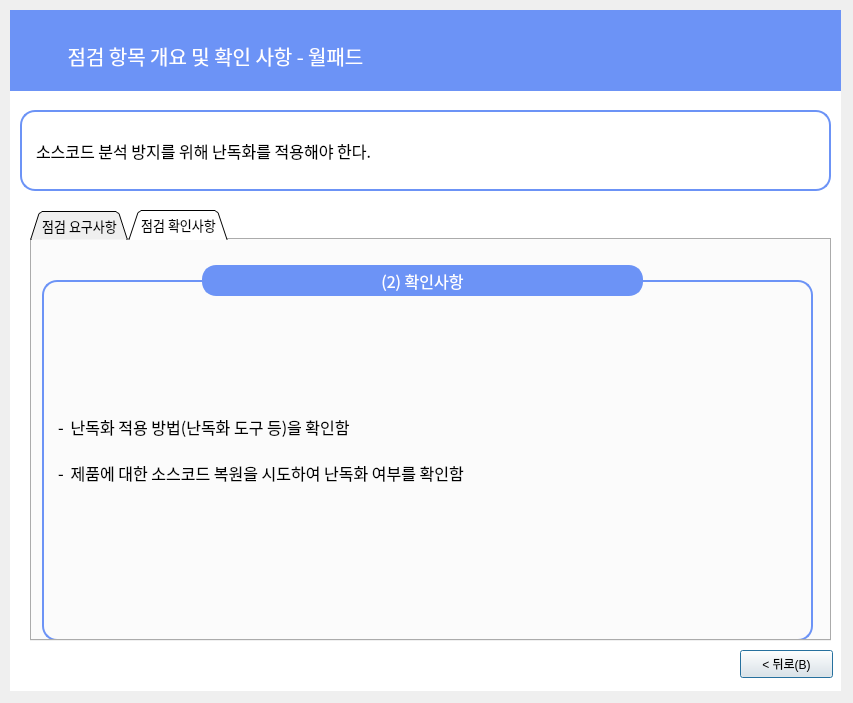
<?xml version="1.0" encoding="UTF-8"?>
<ui version="4.0">
 <class>Dialog</class>
 <widget class="QDialog" name="Dialog">
  <property name="geometry">
   <rect>
    <x>0</x>
    <y>0</y>
    <width>853</width>
    <height>703</height>
   </rect>
  </property>
  <property name="windowTitle">
   <string>Dialog</string>
  </property>
  <widget class="QLabel" name="label_6">
   <property name="geometry">
    <rect>
     <x>10</x>
     <y>10</y>
     <width>831</width>
     <height>681</height>
    </rect>
   </property>
   <property name="font">
    <font>
     <family>Gmarket Sans TTF</family>
     <pointsize>16</pointsize>
     <weight>50</weight>
     <bold>false</bold>
     <kerning>true</kerning>
    </font>
   </property>
   <property name="autoFillBackground">
    <bool>false</bool>
   </property>
   <property name="styleSheet">
    <string notr="true">background-color: rgb(255,255,255);
border-color: rgb(0, 0, 0);</string>
   </property>
   <property name="text">
    <string/>
   </property>
   <property name="scaledContents">
    <bool>false</bool>
   </property>
   <property name="alignment">
    <set>Qt::AlignCenter</set>
   </property>
  </widget>
  <widget class="QLabel" name="label_7">
   <property name="geometry">
    <rect>
     <x>10</x>
     <y>10</y>
     <width>831</width>
     <height>81</height>
    </rect>
   </property>
   <property name="font">
    <font>
     <family>Gmarket Sans TTF</family>
     <pointsize>11</pointsize>
     <weight>50</weight>
     <bold>false</bold>
     <kerning>true</kerning>
    </font>
   </property>
   <property name="autoFillBackground">
    <bool>false</bool>
   </property>
   <property name="styleSheet">
    <string notr="true">background-color: rgb(108, 147, 246);
border-color: rgb(0, 0, 0);</string>
   </property>
   <property name="text">
    <string/>
   </property>
   <property name="scaledContents">
    <bool>false</bool>
   </property>
  </widget>
  <widget class="QLabel" name="label_8">
   <property name="geometry">
    <rect>
     <x>10</x>
     <y>30</y>
     <width>411</width>
     <height>51</height>
    </rect>
   </property>
   <property name="font">
    <font>
     <family>AppleSDGothicNeoM00</family>
     <pointsize>15</pointsize>
    </font>
   </property>
   <property name="styleSheet">
    <string notr="true">color : rgb(255, 255, 255)</string>
   </property>
   <property name="text">
    <string>점검 항목 개요 및 확인 사항 - 월패드</string>
   </property>
   <property name="alignment">
    <set>Qt::AlignCenter</set>
   </property>
  </widget>
  <widget class="QLabel" name="label_9">
   <property name="geometry">
    <rect>
     <x>20</x>
     <y>110</y>
     <width>811</width>
     <height>81</height>
    </rect>
   </property>
   <property name="font">
    <font>
     <family>AppleSDGothicNeoM00</family>
     <pointsize>12</pointsize>
     <weight>50</weight>
     <bold>false</bold>
     <kerning>true</kerning>
    </font>
   </property>
   <property name="autoFillBackground">
    <bool>false</bool>
   </property>
   <property name="styleSheet">
    <string notr="true">background-color : rgb(255, 255, 255);
padding-left:10px;
border: 2px solid rgb(108, 147, 246);
border-radius:15px</string>
   </property>
   <property name="text">
    <string>소스코드 분석 방지를 위해 난독화를 적용해야 한다.</string>
   </property>
   <property name="scaledContents">
    <bool>false</bool>
   </property>
  </widget>
  <widget class="QPushButton" name="pushButton_4">
   <property name="geometry">
    <rect>
     <x>740</x>
     <y>650</y>
     <width>93</width>
     <height>28</height>
    </rect>
   </property>
   <property name="text">
    <string>&lt; 뒤로(B)</string>
   </property>
  </widget>
  <widget class="QTabWidget" name="tabWidget">
   <property name="geometry">
    <rect>
     <x>30</x>
     <y>210</y>
     <width>801</width>
     <height>431</height>
    </rect>
   </property>
   <property name="font">
    <font>
     <family>AppleSDGothicNeoM00</family>
     <pointsize>10</pointsize>
    </font>
   </property>
   <property name="contextMenuPolicy">
    <enum>Qt::DefaultContextMenu</enum>
   </property>
   <property name="styleSheet">
    <string notr="true"/>
   </property>
   <property name="tabShape">
    <enum>QTabWidget::Triangular</enum>
   </property>
   <property name="currentIndex">
    <number>1</number>
   </property>
   <property name="elideMode">
    <enum>Qt::ElideNone</enum>
   </property>
   <property name="tabBarAutoHide">
    <bool>false</bool>
   </property>
   <widget class="QWidget" name="tab">
    <attribute name="title">
     <string>점검 요구사항</string>
    </attribute>
    <widget class="QLabel" name="label_21">
     <property name="geometry">
      <rect>
       <x>10</x>
       <y>40</y>
       <width>771</width>
       <height>361</height>
      </rect>
     </property>
     <property name="font">
      <font>
       <family>AppleSDGothicNeoM00</family>
       <pointsize>12</pointsize>
      </font>
     </property>
     <property name="styleSheet">
      <string notr="true">

border: 2px solid rgb(108, 147, 246);
border-radius:15px;
padding-left:10px</string>
     </property>
     <property name="text">
      <string>- ‌ 해당 요구사항은 주로 소스코드 복원이 용이한 JAVA(및 Android JAVA)로 개발된 제품에
    적용될 수 있음

- ‌ 공개된 역공학 도구를 통해 중요 로직이나 키 정보 등을 추출할 수 있으므로 적절한 수준의
    보호방법을 적용해야 함

- ‌ 소스 코드 난독화 도구(또는 컴파일러 옵션을 활용한 난독화)를 적용하여 메모리 보호 기법을
    적용해야 함

- ‌ 패키지 구성 요소 중 중요 정보를 선별하여 난독화를 해야 함

- ‌ 펌웨어의 경우, 필수적으로 난독화 적용이 어려울 경우 선택적으로 난독화 적용을 권고함</string>
     </property>
    </widget>
    <widget class="QLabel" name="label_3">
     <property name="geometry">
      <rect>
       <x>160</x>
       <y>0</y>
       <width>461</width>
       <height>81</height>
      </rect>
     </property>
     <property name="font">
      <font>
       <family>AppleSDGothicNeoM00</family>
       <pointsize>12</pointsize>
      </font>
     </property>
     <property name="styleSheet">
      <string notr="true">background-color : rgb(108, 147, 246);
color : rgb(255, 255, 255);
border: 2px solid rgb(108, 147, 246);
margin-left:10px;
margin-right:10px;
margin-top:25px;
margin-bottom:25px;
border-radius:14px
</string>
     </property>
     <property name="text">
      <string>(1) 요구사항</string>
     </property>
     <property name="alignment">
      <set>Qt::AlignCenter</set>
     </property>
    </widget>
   </widget>
   <widget class="QWidget" name="tab_2">
    <attribute name="title">
     <string>점검 확인사항</string>
    </attribute>
    <widget class="QLabel" name="label_22">
     <property name="geometry">
      <rect>
       <x>10</x>
       <y>40</y>
       <width>771</width>
       <height>361</height>
      </rect>
     </property>
     <property name="font">
      <font>
       <family>AppleSDGothicNeoM00</family>
       <pointsize>12</pointsize>
      </font>
     </property>
     <property name="styleSheet">
      <string notr="true">

border: 2px solid rgb(108, 147, 246);
border-radius:15px;
padding-left:10px</string>
     </property>
     <property name="text">
      <string>- ‌ 난독화 적용 방법(난독화 도구 등)을 확인함

- ‌ 제품에 대한 소스코드 복원을 시도하여 난독화 여부를 확인함
</string>
     </property>
    </widget>
    <widget class="QLabel" name="label_4">
     <property name="geometry">
      <rect>
       <x>160</x>
       <y>0</y>
       <width>461</width>
       <height>81</height>
      </rect>
     </property>
     <property name="font">
      <font>
       <family>AppleSDGothicNeoM00</family>
       <pointsize>12</pointsize>
      </font>
     </property>
     <property name="styleSheet">
      <string notr="true">background-color : rgb(108, 147, 246);
color : rgb(255, 255, 255);
border: 2px solid rgb(108, 147, 246);
margin-left:10px;
margin-right:10px;
margin-top:25px;
margin-bottom:25px;
border-radius:14px
</string>
     </property>
     <property name="text">
      <string>(2) 확인사항</string>
     </property>
     <property name="alignment">
      <set>Qt::AlignCenter</set>
     </property>
    </widget>
   </widget>
  </widget>
 </widget>
 <resources/>
 <connections/>
</ui>
